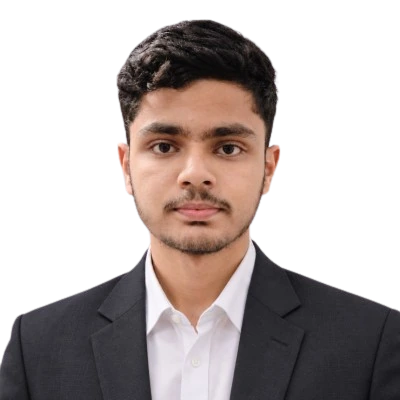
#> input picture ziyan.webp, 400 x 400 px
$ python make-og.py
#> lines starting #> are read from the running program, lines starting #| are printed output that depends on the picture; after the words box and inside, x2 and y2 are one past the last pixel; in counts of white or black regions, pixels touching at a corner belong together
#!/usr/bin/env python3
"""Build og.png (1200x630): black card with name, role and photo.

    pip install pillow
    python tools/make-og.py            # uses ziyan.webp if present

Run it from the project root. Without ziyan.webp it makes a text-only card.
"""
import os
from PIL import Image, ImageDraw, ImageFont, ImageFilter

W, H = 1200, 630
ACCENT = (59, 130, 246)

def font(candidates, size):
    for p in candidates:
        if os.path.exists(p):
            return ImageFont.truetype(p, size)
    return ImageFont.load_default()

BOLD = ["/usr/share/fonts/opentype/inter/Inter-Bold.otf", "C:/Windows/Fonts/arialbd.ttf",
        "/System/Library/Fonts/Supplemental/Arial Bold.ttf", "/usr/share/fonts/truetype/dejavu/DejaVuSans-Bold.ttf"]
REG = ["/usr/share/fonts/opentype/inter/Inter-Regular.otf", "C:/Windows/Fonts/arial.ttf",
       "/System/Library/Fonts/Supplemental/Arial.ttf", "/usr/share/fonts/truetype/dejavu/DejaVuSans.ttf"]
MONO = ["/usr/share/fonts/truetype/dejavu/DejaVuSansMono.ttf", "C:/Windows/Fonts/consola.ttf",
        "/System/Library/Fonts/Menlo.ttc"]

img = Image.new("RGB", (W, H), (0, 0, 0))
#> img: PIL image 1200x630 RGB; every value is 0

# faint grid, fading toward the edges
grid = Image.new("RGB", (W, H), (0, 0, 0))
gd = ImageDraw.Draw(grid)
for x in range(0, W, 44):
    gd.line([(x, 0), (x, H)], fill=(255, 255, 255))
for y in range(0, H, 44):
    gd.line([(0, y), (W, y)], fill=(255, 255, 255))
mask = Image.new("L", (W, H), 0)
#> mask: PIL image 1200x630 L; every value is 0
ImageDraw.Draw(mask).ellipse([100, -150, W - 100, H + 150], fill=40)
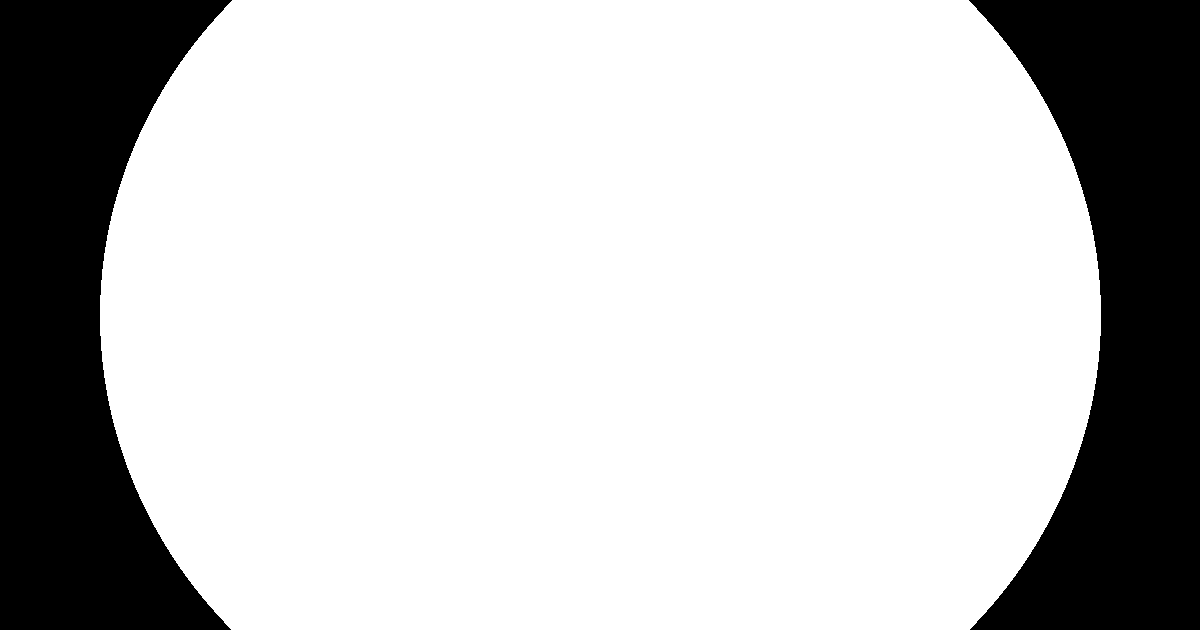
#> mask: PIL image 1200x630 L; values 0 (black) and 40 (white), 76.5% white; 2 black regions, box (x1, y1, x2, y2) and area: (0, 0, 232, 630) 89106, (969, 0, 1200, 630) 88476
mask = mask.filter(ImageFilter.GaussianBlur(120))
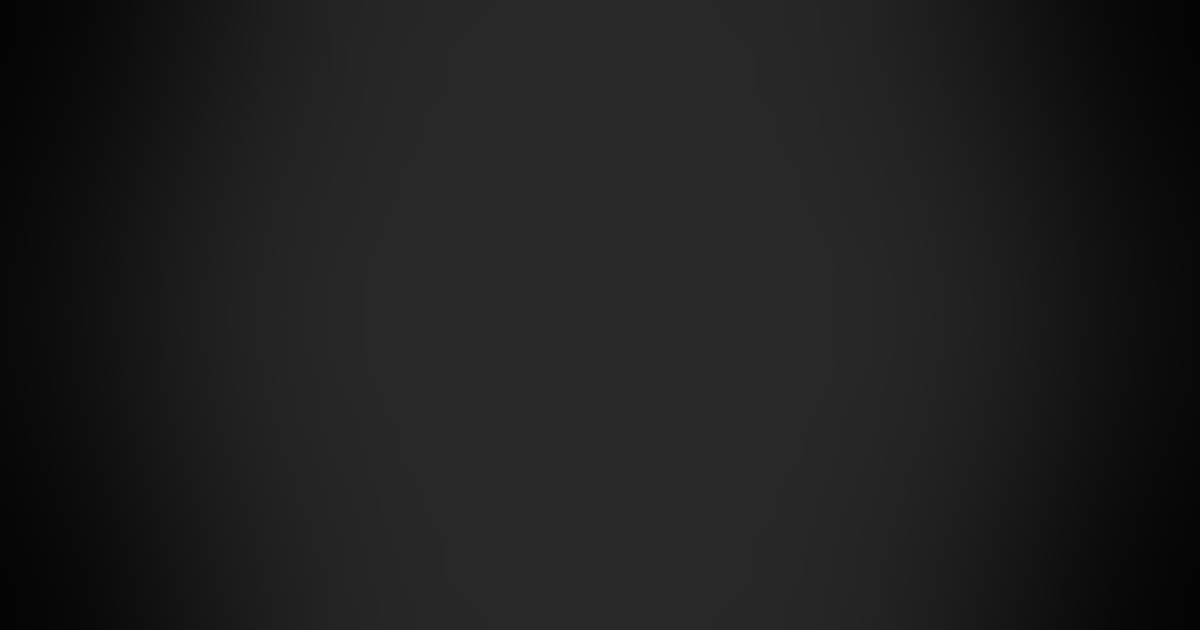
#> mask: PIL image 1200x630 L; min 4, max 40, mean 29.9
img.paste(grid, (0, 0), mask)
#> grid: PIL image 1200x630 RGB; 4.7% white in thin lines or dots

# accent glow behind the photo
glow = Image.new("RGB", (W, H), (0, 0, 0))
ImageDraw.Draw(glow).ellipse([760, 80, 1120, 440], fill=ACCENT)
glow = glow.filter(ImageFilter.GaussianBlur(90))
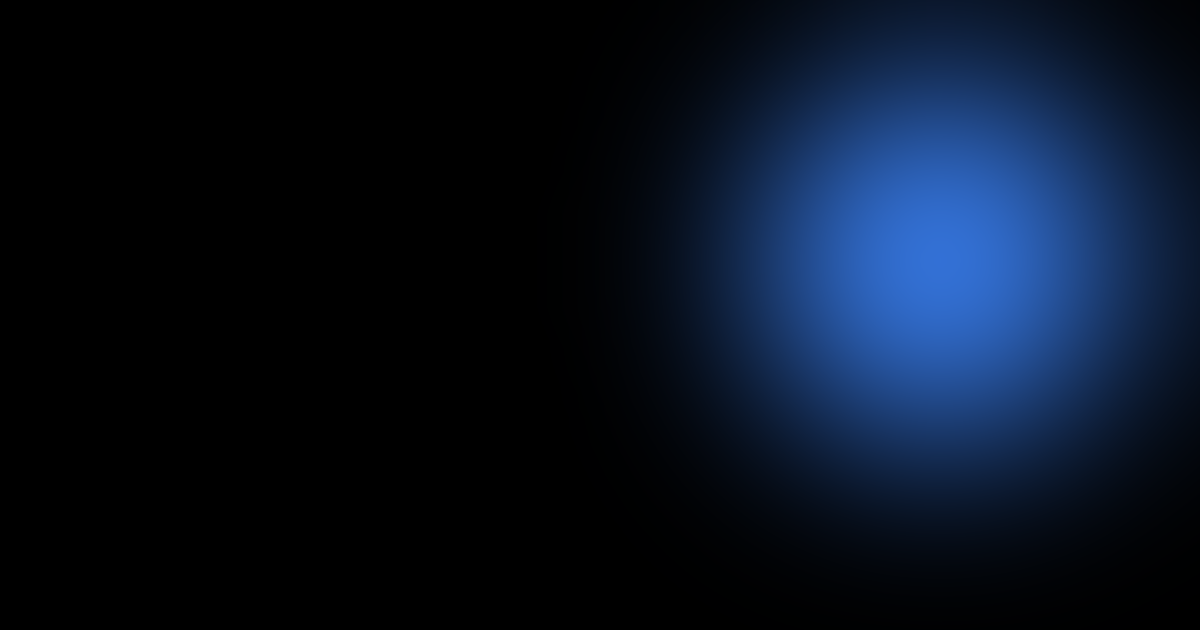
#> glow: PIL image 1200x630 RGB; mean R, G, B 7.8, 17.1, 32.4
img = Image.blend(img, Image.composite(glow, img, glow.convert("L")), 0.55)

d = ImageDraw.Draw(img)
d.text((72, 190), "Ziyan Khan", font=font(BOLD, 96), fill=(255, 255, 255))
d.text((72, 316), "Python Django & WordPress Developer", font=font(REG, 36), fill=ACCENT)
d.text((72, 384), "Final-year B.Tech CSE (AI/ML) • Bhopal • Indore", font=font(REG, 26), fill=(161, 161, 170))
#> the loop in font, `for p in candidates:` made 1 pass
d.text((72, 548), "portfoliyo-olive.vercel.app", font=font(MONO, 22), fill=(161, 161, 170))

# photo in a circular accent ring
cx, cy, r = 940, 260, 170
ring = Image.new("RGB", (2 * r + 12, 2 * r + 12), ACCENT)
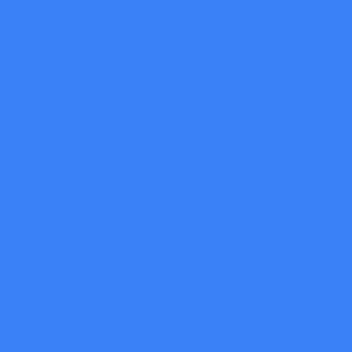
#> ring: PIL image 352x352 RGB; mean R, G, B 59, 130, 246
rm = Image.new("L", ring.size, 0)
#> rm: PIL image 352x352 L; every value is 0
ImageDraw.Draw(rm).ellipse([0, 0, ring.width - 1, ring.height - 1], fill=255)
#> rm: PIL image 352x352 L; 78.5% white; 4 black regions, box (x1, y1, x2, y2) and area: (0, 0, 163, 163) 6666, (189, 0, 352, 163) 6666, (0, 189, 163, 352) 6666, (189, 189, 352, 352) 6666
img.paste(ring, (cx - r - 6, cy - r - 6), rm)

if os.path.exists("ziyan.webp"):
    ph = Image.open("ziyan.webp").convert("RGB")
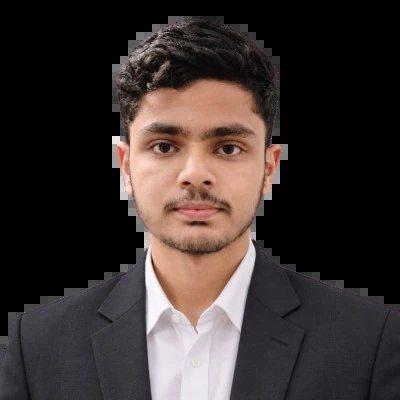
#> ph: PIL image 400x400 RGB; mean R, G, B 59.3, 50.2, 48.2
    side = min(ph.size)
#> side = 400
    ph = ph.crop(((ph.width - side) // 2, 0, (ph.width + side) // 2, side)).resize((2 * r, 2 * r), Image.LANCZOS)
#> ph: PIL image 340x340 RGB
    pm = Image.new("L", ph.size, 0)
#> pm: PIL image 340x340 L; every value is 0
    ImageDraw.Draw(pm).ellipse([0, 0, ph.width - 1, ph.height - 1], fill=255)
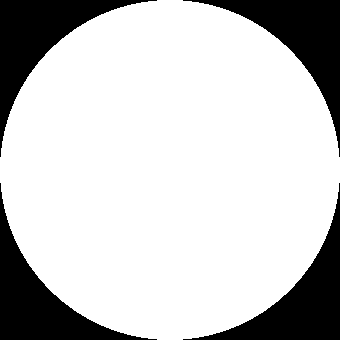
#> pm: PIL image 340x340 L; 78.5% white; 4 black regions, box (x1, y1, x2, y2) and area: (0, 0, 157, 157) 6212, (183, 0, 340, 157) 6212, (0, 183, 157, 340) 6212, (183, 183, 340, 340) 6212
    img.paste(ph, (cx - r, cy - r), pm)
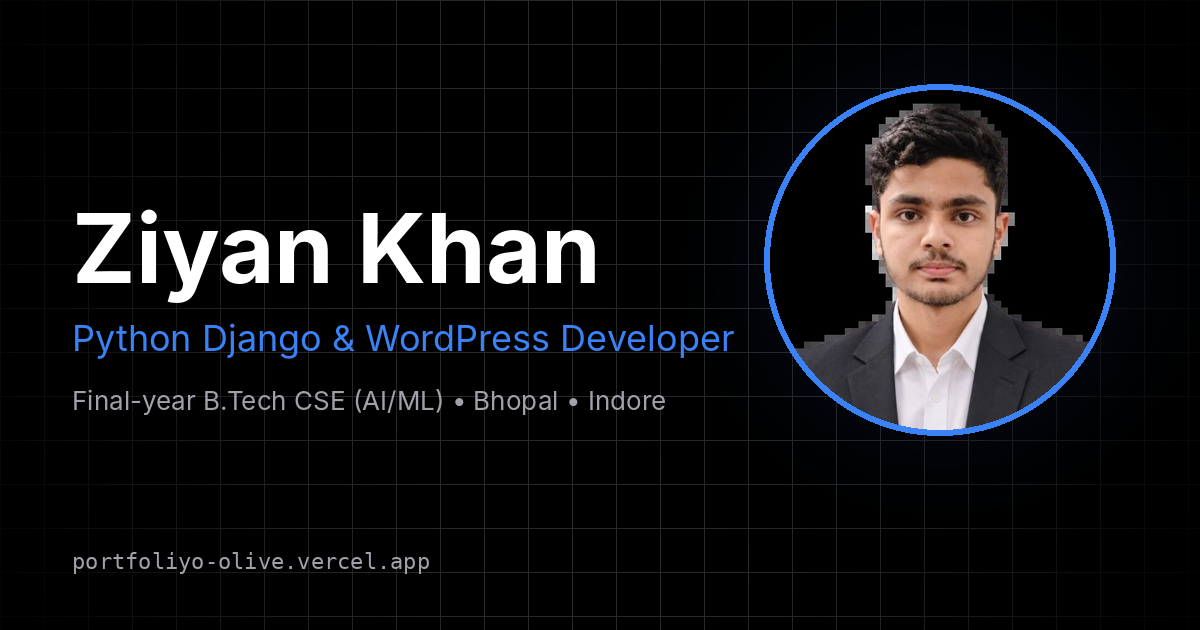
#> img: PIL image 1200x630 RGB; mean R, G, B 16.6, 16.6, 18.4
    print("Photo added from ziyan.webp")
else:
    inner = Image.new("RGB", (2 * r, 2 * r), (17, 17, 17))
    pm = Image.new("L", inner.size, 0)
    ImageDraw.Draw(pm).ellipse([0, 0, inner.width - 1, inner.height - 1], fill=255)
    img.paste(inner, (cx - r, cy - r), pm)
    print("ziyan.webp not found: made a text-only card. Re-run next to ziyan.webp to add the photo.")

img.save("og.png", optimize=True)
print("og.png", os.path.getsize("og.png") // 1024, "KB")
